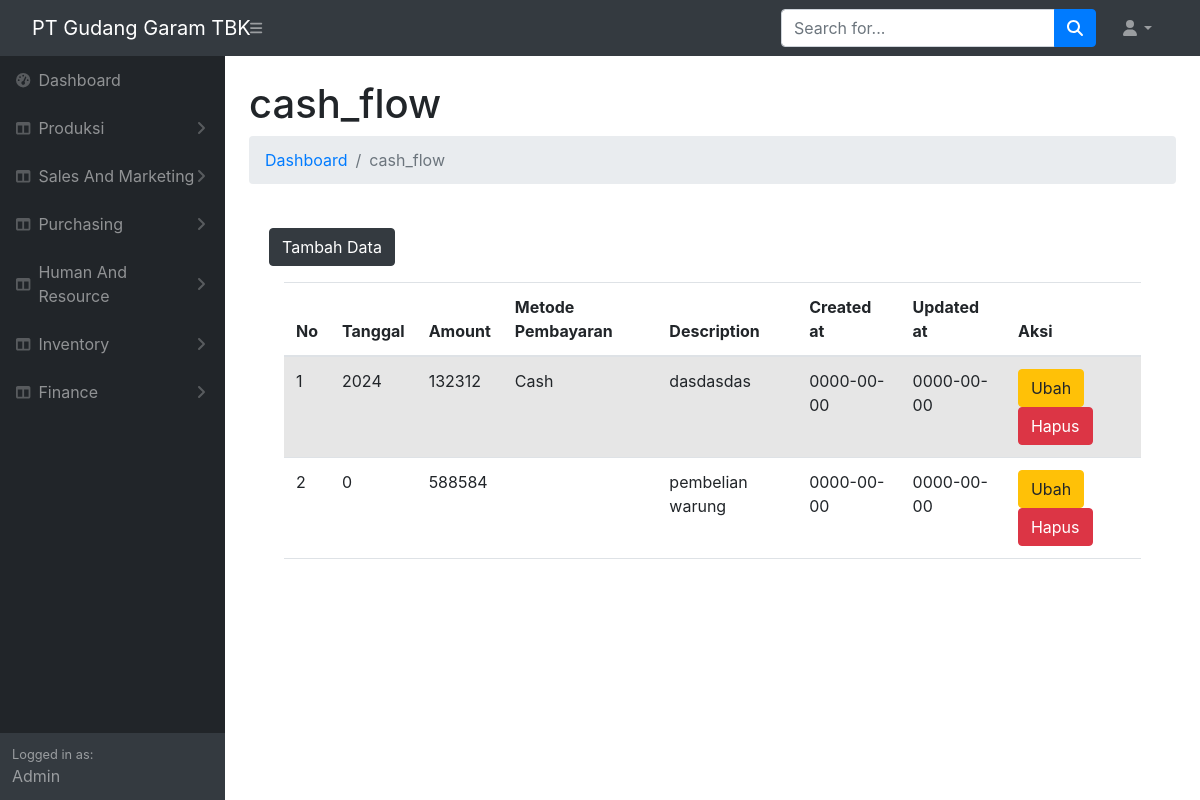
The app's page /produksi/cash_flow.php with its own data.
### tables this page shows
CREATE TABLE `cash_flow` (
  `id_cash_flow` int(11) NOT NULL,
  `date` int(11) NOT NULL,
  `amount` int(11) NOT NULL,
  `type` varchar(50) NOT NULL,
  `description` varchar(255) NOT NULL,
  `created` date NOT NULL,
  `updated` date NOT NULL
);

### produksi/cash_flow.php (the view, shortened to what this page needs)
<!DOCTYPE html>
<html lang="en">
    <head>
        <link rel="stylesheet" type="text/css" media="screen" href="https://cdn.datatables.net/1.13.1/css/jquery.dataTables.min.css">
    <link rel="stylesheet" type="text/css" media="screen" href="https://cdnjs.cloudflare.com/ajax/libs/twitter-bootstrap/5.2.0/css/bootstrap.min.css">
    <link rel="stylesheet" type="text/css" media="screen" href="https://cdn.datatables.net/1.13.1/css/dataTables.bootstrap5.min.css">
        <link href="https://cdn.jsdelivr.net/npm/simple-datatables@7.1.2/dist/style.min.css" rel="stylesheet" />
        <link href="css/styles.css" rel="stylesheet" />
    </head>
    <body class="sb-nav-fixed">
        <nav class="sb-topnav navbar navbar-expand navbar-dark bg-dark">
            <a class="navbar-brand ps-3" href="index.html">PT Gudang Garam TBK</a>
            <button class="btn btn-link btn-sm order-1 order-lg-0 me-4 me-lg-0" id="sidebarToggle" href="#!"><i class="fas fa-bars"></i></button>
            <form class="d-none d-md-inline-block form-inline ms-auto me-0 me-md-3 my-2 my-md-0">
                <div class="input-group">
                    <input class="form-control" type="text" placeholder="Search for..." aria-label="Search for..." aria-describedby="btnNavbarSearch" />
                    <button class="btn btn-primary" id="btnNavbarSearch" type="button"><i class="fas fa-search"></i></button>
                </div>
            </form>
            <ul class="navbar-nav ms-auto ms-md-0 me-3 me-lg-4">
                <li class="nav-item dropdown">
                    <a class="nav-link dropdown-toggle" id="navbarDropdown" href="#" role="button" data-bs-toggle="dropdown" aria-expanded="false"><i class="fas fa-user fa-fw"></i></a>
                </li>
            </ul>
        </nav>
        <div id="layoutSidenav">
            <div id="layoutSidenav_nav">
                <nav class="sb-sidenav accordion sb-sidenav-dark" id="sidenavAccordion">
                    <div class="sb-sidenav-menu">
                        <div class="nav">
                        <a class="nav-link" href="index.php">
                                <div class="sb-nav-link-icon"><i class="fas fa-tachometer-alt"></i></div>
                                Dashboard
                            </a>
                            <a class="nav-link collapsed" href="#" data-bs-toggle="collapse" data-bs-target="#collapseLayouts" aria-expanded="false" aria-controls="collapseLayouts">
                                <div class="sb-nav-link-icon"><i class="fas fa-columns"></i></div>
                                Produksi
                                <div class="sb-sidenav-collapse-arrow"><i class="fas fa-angle-down"></i></div>
                            </a>
                            <a class="nav-link collapsed" href="#" data-bs-toggle="collapse" data-bs-target="#collapseLayouts" aria-expanded="false" aria-controls="collapseLayouts">
                                <div class="sb-nav-link-icon"><i class="fas fa-columns"></i></div>
                                Sales And Marketing
                                <div class="sb-sidenav-collapse-arrow"><i class="fas fa-angle-down"></i></div>
                            </a>
                        <a class="nav-link collapsed" href="#" data-bs-toggle="collapse" data-bs-target="#collapseLayouts" aria-expanded="false" aria-controls="collapseLayouts">
                            <div class="sb-nav-link-icon"><i class="fas fa-columns"></i></div>
                            Purchasing
                            <div class="sb-sidenav-collapse-arrow"><i class="fas fa-angle-down"></i></div>
                        </a>
                        <a class="nav-link collapsed" href="#" data-bs-toggle="collapse" data-bs-target="#collapseLayouts" aria-expanded="false" aria-controls="collapseLayouts">
                        <div class="sb-nav-link-icon"><i class="fas fa-columns"></i></div>
                            Human And Resource
                            <div class="sb-sidenav-collapse-arrow"><i class="fas fa-angle-down"></i></div>
                            </a>
                        <a class="nav-link collapsed" href="#" data-bs-toggle="collapse" data-bs-target="#collapseLayouts" aria-expanded="false" aria-controls="collapseLayouts">
                            <div class="sb-nav-link-icon"><i class="fas fa-columns"></i></div>
                                Inventory
                                <div class="sb-sidenav-collapse-arrow"><i class="fas fa-angle-down"></i></div>
                                </a>
                        <a class="nav-link collapsed" href="#" data-bs-toggle="collapse" data-bs-target="#collapseLayouts" aria-expanded="false" aria-controls="collapseLayouts">
                            <div class="sb-nav-link-icon"><i class="fas fa-columns"></i></div>
                            Finance
                            <div class="sb-sidenav-collapse-arrow"><i class="fas fa-angle-down"></i></div>
                        </a>
                        <!DOCTYPE html>
                        <html lang="en">
                        <head>
                            <link href="https://stackpath.bootstrapcdn.com/bootstrap/4.5.2/css/bootstrap.min.css" rel="stylesheet">
                        </head>
                        <body>
                        </body>
                        </html>
                        </div>
                    </div>
                    <div class="sb-sidenav-footer">
                        <div class="small">Logged in as:</div>
                        Admin
                    </div>
                </nav>
            </div>
            <div id="layoutSidenav_content">
            <main>
                    <div class="container-fluid px-4">
                        <h1 class="mt-4">cash_flow</h1>
                        <ol class="breadcrumb mb-4">
                            <li class="breadcrumb-item"><a href="index.html">Dashboard</a></li>
                            <li class="breadcrumb-item active">cash_flow</li>
                        </ol>
            <div class="card-body">
                <button type="button" class="btn btn-dark mb-3" data-bs-toggle="modal" data-bs-target="#modaldaftar">
                    Tambah Data
                </button>
                <div class="container">
    <table id="export" class="table table-striped" style="width:100%">
        <thead>
            <tr>
                <th>No</th>
                <th>Tanggal</th>
                <th>Amount</th>
                <th>Metode Pembayaran</th>
                <th>Description</th>
                <th>Created at</th>
                <th>Updated at</th>
                <th>Aksi</th>
            </tr>
        </thead>
        <tbody>
            <?php
            include "koneksi/koneksi.php";
            $no = 1;
            $tampil = mysqli_query($koneksi, "SELECT * FROM cash_flow ORDER BY id_cash_flow DESC");
            while ($data = mysqli_fetch_array($tampil)) {
                echo "<tr>
                <td>".$no."</td>
                <td>".$data['date']."</td>
                <td>".$data['amount']."</td>
                <td>".$data['type']."</td>
                <td>".$data['description']."</td>
                <td>".$data['created']."</td>
                <td>".$data['updated']."</td>
                <td>
                    <a href='#' class='btn btn-warning' data-bs-toggle='modal' data-bs-target='#modalubah".$no."'>Ubah</a>
                    <a href='#' class='btn btn-danger' data-bs-toggle='modal' data-bs-target='#modalhapus".$no."'>Hapus</a>
                </td>
                </tr>";
                $no++;
            }
            ?>
        </tbody>
    </table>
</div>
            </div>
        </div>
    </div>
  </body>
</html>

### records on screen
cash_flow: date "2024", amount "132312", type "Cash", description "dasdasdas", created "0000-00-00", updated "0000-00-00"
cash_flow: date "0", amount "588584", description "pembelian warung", created "0000-00-00", updated "0000-00-00"
